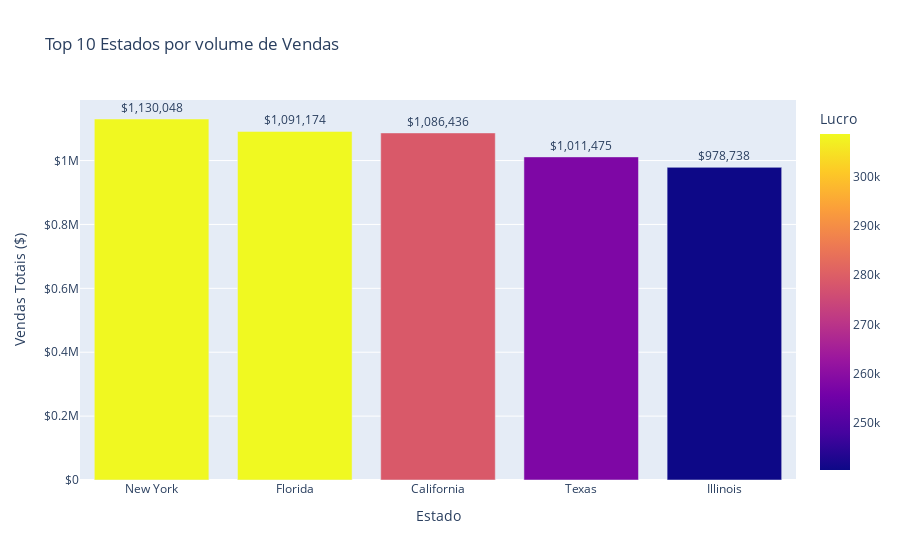
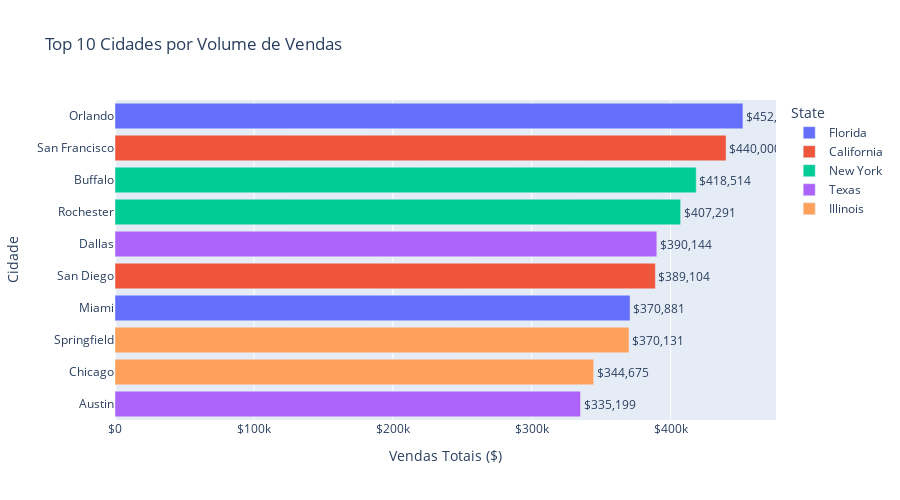

These figures' notebook cell, in order:
### Markdown cell above
##### Questão de negócio 3 - Quais estados e cidades geram maior volume de vendas e lucro?

### Code cell
# Calculando métricas por estado
estados = df.groupby('State').agg(
    Vendas=('Amount', 'sum'),
    Lucro=('Profit', 'sum')
).nlargest(5, 'Vendas').reset_index()

# Calculando métricas por cidade
cidades = df.groupby(['State', 'City']).agg(
    Vendas=('Amount', 'sum'),
    Lucro=('Profit', 'sum')
).nlargest(10, 'Vendas').reset_index()

# Gráfico de estados
fig1 = px.bar(estados,
             x='State',
             y='Vendas',
             title='Top 10 Estados por volume de Vendas',
             labels={'State': 'Estado', 'Vendas': 'Vendas Totais ($)'},
             text='Vendas',
             color='Lucro')  

fig1.update_traces(texttemplate='$%{text:,.0f}', textposition='outside')
fig1.update_layout(yaxis_tickprefix='$')

# Gráfico de cidades
fig2 = px.bar(cidades,
             y='City',
             x='Vendas',
             title='Top 10 Cidades por Volume de Vendas',
             labels={'City': 'Cidade', 'Vendas': 'Vendas Totais ($)'},
             text='Vendas',
             color='State',
             hover_data=['State', 'Lucro'],
             orientation='h')

fig2.update_traces(texttemplate='$%{text:,.0f}', textposition='outside')
fig2.update_layout(
    yaxis={'categoryorder':'total ascending'},
    xaxis_tickprefix='$',
    height=500 
)

# Exibindo tabelas
print("Top 5 Estados:")
display(estados)

print("\nTop 10 Cidades:")
display(cidades)

# Mostrando gráficos
fig1.show()
fig2.show()

### Figure 1 — Plotly figure (JSON) as saved in the notebook; plotly's stock layout.template omitted (floating-point values rounded to 4 significant figures)
{"data": [{"hovertemplate": "Estado=%{x}<br>Vendas Totais ($)=%{text}<br>Lucro=%{marker.color}<extra></extra>", "legendgroup": "", "marker": {"color": [308506, 308706, 278814, 257780, 240372], "coloraxis": "coloraxis", "pattern": {"shape": ""}}, "name": "", "orientation": "v", "showlegend": false, "text": [1130000.0, 1091000.0, 1086000.0, 1011000.0, 978700.0], "textposition": "outside", "texttemplate": "$%{text:,.0f}", "type": "bar", "x": ["New York", "Florida", "California", "Texas", "Illinois"], "xaxis": "x", "y": [1130048, 1091174, 1086436, 1011475, 978738], "yaxis": "y"}], "layout": {"barmode": "relative", "coloraxis": {"colorbar": {"title": {"text": "Lucro"}}, "colorscale": [[0, "#0d0887"], [0.1111, "#46039f"], [0.2222, "#7201a8"], [0.3333, "#9c179e"], [0.4444, "#bd3786"], [0.5556, "#d8576b"], [0.6667, "#ed7953"], [0.7778, "#fb9f3a"], [0.8889, "#fdca26"], [1, "#f0f921"]]}, "legend": {"tracegroupgap": 0}, "title": {"text": "Top 10 Estados por volume de Vendas"}, "xaxis": {"anchor": "y", "domain": [0, 1], "title": {"text": "Estado"}}, "yaxis": {"anchor": "x", "domain": [0, 1], "tickprefix": "$", "title": {"text": "Vendas Totais ($)"}}}}

### Figure 2 — Plotly figure (JSON) as saved in the notebook; plotly's stock layout.template omitted (floating-point values rounded to 4 significant figures)
{"data": [{"customdata": [["Florida", 128125], ["Florida", 109739]], "hovertemplate": "State=%{customdata[0]}<br>Vendas Totais ($)=%{text}<br>Cidade=%{y}<br>Lucro=%{customdata[1]}<extra></extra>", "legendgroup": "Florida", "marker": {"color": "#636efa", "pattern": {"shape": ""}}, "name": "Florida", "orientation": "h", "showlegend": true, "text": [452200.0, 370900.0], "textposition": "outside", "texttemplate": "$%{text:,.0f}", "type": "bar", "x": [452158, 370881], "xaxis": "x", "y": ["Orlando", "Miami"], "yaxis": "y"}, {"customdata": [["California", 108106], ["California", 101444]], "hovertemplate": "State=%{customdata[0]}<br>Vendas Totais ($)=%{text}<br>Cidade=%{y}<br>Lucro=%{customdata[1]}<extra></extra>", "legendgroup": "California", "marker": {"color": "#EF553B", "pattern": {"shape": ""}}, "name": "California", "orientation": "h", "showlegend": true, "text": [440000.0, 389100.0], "textposition": "outside", "texttemplate": "$%{text:,.0f}", "type": "bar", "x": [440000, 389104], "xaxis": "x", "y": ["San Francisco", "San Diego"], "yaxis": "y"}, {"customdata": [["New York", 111823], ["New York", 109729]], "hovertemplate": "State=%{customdata[0]}<br>Vendas Totais ($)=%{text}<br>Cidade=%{y}<br>Lucro=%{customdata[1]}<extra></extra>", "legendgroup": "New York", "marker": {"color": "#00cc96", "pattern": {"shape": ""}}, "name": "New York", "orientation": "h", "showlegend": true, "text": [418500.0, 407300.0], "textposition": "outside", "texttemplate": "$%{text:,.0f}", "type": "bar", "x": [418514, 407291], "xaxis": "x", "y": ["Buffalo", "Rochester"], "yaxis": "y"}, {"customdata": [["Texas", 102483], ["Texas", 82638]], "hovertemplate": "State=%{customdata[0]}<br>Vendas Totais ($)=%{text}<br>Cidade=%{y}<br>Lucro=%{customdata[1]}<extra></extra>", "legendgroup": "Texas", "marker": {"color": "#ab63fa", "pattern": {"shape": ""}}, "name": "Texas", "orientation": "h", "showlegend": true, "text": [390100.0, 335200.0], "textposition": "outside", "texttemplate": "$%{text:,.0f}", "type": "bar", "x": [390144, 335199], "xaxis": "x", "y": ["Dallas", "Austin"], "yaxis": "y"}, {"customdata": [["Illinois", 84205], ["Illinois", 80061]], "hovertemplate": "State=%{customdata[0]}<br>Vendas Totais ($)=%{text}<br>Cidade=%{y}<br>Lucro=%{customdata[1]}<extra></extra>", "legendgroup": "Illinois", "marker": {"color": "#FFA15A", "pattern": {"shape": ""}}, "name": "Illinois", "orientation": "h", "showlegend": true, "text": [370100.0, 344700.0], "textposition": "outside", "texttemplate": "$%{text:,.0f}", "type": "bar", "x": [370131, 344675], "xaxis": "x", "y": ["Springfield", "Chicago"], "yaxis": "y"}], "layout": {"barmode": "relative", "height": 500, "legend": {"title": {"text": "State"}, "tracegroupgap": 0}, "title": {"text": "Top 10 Cidades por Volume de Vendas"}, "xaxis": {"anchor": "y", "domain": [0, 1], "tickprefix": "$", "title": {"text": "Vendas Totais ($)"}}, "yaxis": {"anchor": "x", "categoryorder": "total ascending", "domain": [0, 1], "title": {"text": "Cidade"}}}}
